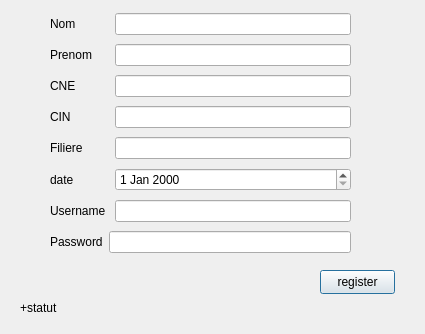
<?xml version="1.0" encoding="UTF-8"?>
<ui version="4.0">
 <class>registre</class>
 <widget class="QDialog" name="registre">
  <property name="geometry">
   <rect>
    <x>0</x>
    <y>0</y>
    <width>425</width>
    <height>334</height>
   </rect>
  </property>
  <property name="windowTitle">
   <string>Dialog</string>
  </property>
  <widget class="QPushButton" name="reg_button">
   <property name="geometry">
    <rect>
     <x>320</x>
     <y>270</y>
     <width>75</width>
     <height>24</height>
    </rect>
   </property>
   <property name="text">
    <string>register</string>
   </property>
  </widget>
  <widget class="QLabel" name="lab">
   <property name="geometry">
    <rect>
     <x>20</x>
     <y>300</y>
     <width>381</width>
     <height>16</height>
    </rect>
   </property>
   <property name="text">
    <string>+statut</string>
   </property>
  </widget>
  <widget class="QWidget" name="layoutWidget">
   <property name="geometry">
    <rect>
     <x>50</x>
     <y>10</y>
     <width>301</width>
     <height>248</height>
    </rect>
   </property>
   <layout class="QGridLayout" name="gridLayout_2">
    <item row="2" column="2">
     <widget class="QLineEdit" name="lineEdit_3cne"/>
    </item>
    <item row="4" column="2">
     <widget class="QLineEdit" name="lineEdit_5filiere"/>
    </item>
    <item row="0" column="2">
     <widget class="QLineEdit" name="lineEdit_1nom"/>
    </item>
    <item row="4" column="0">
     <widget class="QLabel" name="label_10">
      <property name="text">
       <string>Filiere</string>
      </property>
     </widget>
    </item>
    <item row="7" column="2">
     <widget class="QLineEdit" name="lineEdit_7username"/>
    </item>
    <item row="8" column="0">
     <widget class="QLabel" name="label_8">
      <property name="text">
       <string>Password</string>
      </property>
     </widget>
    </item>
    <item row="1" column="2">
     <widget class="QLineEdit" name="lineEdit_2prenom"/>
    </item>
    <item row="7" column="0" colspan="2">
     <widget class="QLabel" name="label_13">
      <property name="text">
       <string>Username</string>
      </property>
     </widget>
    </item>
    <item row="8" column="1" colspan="2">
     <widget class="QLineEdit" name="lineEdit_8password">
      <property name="text">
       <string/>
      </property>
     </widget>
    </item>
    <item row="1" column="0" colspan="2">
     <widget class="QLabel" name="label_14">
      <property name="text">
       <string>Prenom</string>
      </property>
     </widget>
    </item>
    <item row="6" column="0">
     <widget class="QLabel" name="label_15">
      <property name="text">
       <string>date</string>
      </property>
     </widget>
    </item>
    <item row="2" column="0" colspan="2">
     <widget class="QLabel" name="label_11">
      <property name="text">
       <string>CNE</string>
      </property>
     </widget>
    </item>
    <item row="3" column="0" colspan="2">
     <widget class="QLabel" name="label_9">
      <property name="text">
       <string>CIN</string>
      </property>
     </widget>
    </item>
    <item row="3" column="2">
     <widget class="QLineEdit" name="lineEdit_4cin"/>
    </item>
    <item row="0" column="0" colspan="2">
     <widget class="QLabel" name="label_12">
      <property name="text">
       <string>Nom</string>
      </property>
     </widget>
    </item>
    <item row="6" column="2">
     <widget class="QDateEdit" name="dateEdit"/>
    </item>
   </layout>
  </widget>
 </widget>
 <resources/>
 <connections/>
</ui>
